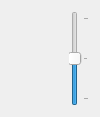
<?xml version="1.0" encoding="UTF-8"?>
<ui version="4.0">
 <class>ReosVerticalExaggerationWidget</class>
 <widget class="QWidget" name="ReosVerticalExaggerationWidget">
  <property name="geometry">
   <rect>
    <x>0</x>
    <y>0</y>
    <width>100</width>
    <height>117</height>
   </rect>
  </property>
  <property name="windowTitle">
   <string>Form</string>
  </property>
  <layout class="QHBoxLayout" name="horizontalLayout">
   <item>
    <widget class="ReosParameterDoubleWidget" name="mExaggerationParameter" native="true"/>
   </item>
   <item>
    <widget class="ReosSliderElastic" name="mSlider">
     <property name="minimum">
      <number>-10</number>
     </property>
     <property name="maximum">
      <number>10</number>
     </property>
     <property name="value">
      <number>0</number>
     </property>
     <property name="orientation">
      <enum>Qt::Vertical</enum>
     </property>
     <property name="tickPosition">
      <enum>QSlider::TicksBelow</enum>
     </property>
     <property name="tickInterval">
      <number>10</number>
     </property>
    </widget>
   </item>
  </layout>
 </widget>
 <customwidgets>
  <customwidget>
   <class>ReosSliderElastic</class>
   <extends>QSlider</extends>
   <header>reosverticalexaggerationwidget.h</header>
  </customwidget>
  <customwidget>
   <class>ReosParameterDoubleWidget</class>
   <extends>QWidget</extends>
   <header>reosparameterwidget.h</header>
   <container>1</container>
  </customwidget>
 </customwidgets>
 <resources/>
 <connections/>
</ui>
